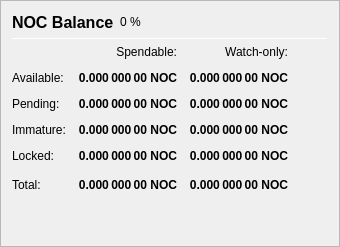
                   <widget class="QFrame" name="frame_Balances">
                    <property name="frameShape">
                     <enum>QFrame::StyledPanel</enum>
                    </property>
                    <property name="frameShadow">
                     <enum>QFrame::Raised</enum>
                    </property>
                    <layout class="QVBoxLayout" name="verticalLayout_4">
                     <item>
                      <layout class="QHBoxLayout" name="horizontalLayout_4">
                       <item>
                        <widget class="QLabel" name="label_5">
                         <property name="minimumSize">
                          <size>
                           <width>0</width>
                           <height>20</height>
                          </size>
                         </property>
                         <property name="font">
                          <font>
                           <pointsize>12</pointsize>
                           <weight>75</weight>
                           <bold>true</bold>
                          </font>
                         </property>
                         <property name="text">
                          <string>NOC Balance</string>
                         </property>
                        </widget>
                       </item>
                       <item>
                        <widget class="QLabel" name="labelICHPercent">
                         <property name="text">
                          <string notr="true">0 %</string>
                         </property>
                        </widget>
                       </item>
                       <item>
                        <spacer name="horizontalSpacer_3">
                         <property name="orientation">
                          <enum>Qt::Horizontal</enum>
                         </property>
                         <property name="sizeHint" stdset="0">
                          <size>
                           <width>40</width>
                           <height>20</height>
                          </size>
                         </property>
                        </spacer>
                       </item>
                      </layout>
                     </item>
                     <item>
                      <widget class="Line" name="line_Balance">
                       <property name="minimumSize">
                        <size>
                         <width>0</width>
                         <height>1</height>
                        </size>
                       </property>
                       <property name="maximumSize">
                        <size>
                         <width>16777215</width>
                         <height>1</height>
                        </size>
                       </property>
                       <property name="orientation">
                        <enum>Qt::Horizontal</enum>
                       </property>
                      </widget>
                     </item>
                     <item>
                      <layout class="QGridLayout" name="gridLayout">
                       <property name="spacing">
                        <number>12</number>
                       </property>
                       <item row="0" column="1">
                        <widget class="QLabel" name="labelSpendable">
                         <property name="text">
                          <string>Spendable:</string>
                         </property>
                         <property name="alignment">
                          <set>Qt::AlignRight|Qt::AlignTrailing|Qt::AlignVCenter</set>
                         </property>
                        </widget>
                       </item>
                       <item row="0" column="2">
                        <widget class="QLabel" name="labelWatchonly">
                         <property name="text">
                          <string>Watch-only:</string>
                         </property>
                         <property name="alignment">
                          <set>Qt::AlignRight|Qt::AlignTrailing|Qt::AlignVCenter</set>
                         </property>
                        </widget>
                       </item>
                       <item row="1" column="0">
                        <widget class="QLabel" name="labelBalanceText">
                         <property name="text">
                          <string>Available:</string>
                         </property>
                        </widget>
                       </item>
                       <item row="1" column="1">
                        <widget class="QLabel" name="labelBalance">
                         <property name="font">
                          <font>
                           <weight>75</weight>
                           <bold>true</bold>
                          </font>
                         </property>
                         <property name="cursor">
                          <cursorShape>IBeamCursor</cursorShape>
                         </property>
                         <property name="toolTip">
                          <string>Your current spendable balance</string>
                         </property>
                         <property name="text">
                          <string notr="true">0.000 000 00 NOC</string>
                         </property>
                         <property name="alignment">
                          <set>Qt::AlignRight|Qt::AlignTrailing|Qt::AlignVCenter</set>
                         </property>
                         <property name="textInteractionFlags">
                          <set>Qt::LinksAccessibleByMouse|Qt::TextSelectableByKeyboard|Qt::TextSelectableByMouse</set>
                         </property>
                        </widget>
                       </item>
                       <item row="1" column="2">
                        <widget class="QLabel" name="labelWatchAvailable">
                         <property name="font">
                          <font>
                           <weight>75</weight>
                           <bold>true</bold>
                          </font>
                         </property>
                         <property name="cursor">
                          <cursorShape>IBeamCursor</cursorShape>
                         </property>
                         <property name="toolTip">
                          <string>Your current balance in watch-only addresses</string>
                         </property>
                         <property name="text">
                          <string notr="true">0.000 000 00 NOC</string>
                         </property>
                         <property name="alignment">
                          <set>Qt::AlignRight|Qt::AlignTrailing|Qt::AlignVCenter</set>
                         </property>
                         <property name="textInteractionFlags">
                          <set>Qt::LinksAccessibleByMouse|Qt::TextSelectableByKeyboard|Qt::TextSelectableByMouse</set>
                         </property>
                        </widget>
                       </item>
                       <item row="2" column="0">
                        <widget class="QLabel" name="labelPendingText">
                         <property name="text">
                          <string>Pending:</string>
                         </property>
                        </widget>
                       </item>
                       <item row="2" column="1">
                        <widget class="QLabel" name="labelUnconfirmed">
                         <property name="font">
                          <font>
                           <weight>75</weight>
                           <bold>true</bold>
                          </font>
                         </property>
                         <property name="cursor">
                          <cursorShape>IBeamCursor</cursorShape>
                         </property>
                         <property name="toolTip">
                          <string>Total of transactions that have yet to be confirmed, and do not yet count toward the spendable balance</string>
                         </property>
                         <property name="text">
                          <string notr="true">0.000 000 00 NOC</string>
                         </property>
                         <property name="alignment">
                          <set>Qt::AlignRight|Qt::AlignTrailing|Qt::AlignVCenter</set>
                         </property>
                         <property name="textInteractionFlags">
                          <set>Qt::LinksAccessibleByMouse|Qt::TextSelectableByKeyboard|Qt::TextSelectableByMouse</set>
                         </property>
                        </widget>
                       </item>
                       <item row="2" column="2">
                        <widget class="QLabel" name="labelWatchPending">
                         <property name="font">
                          <font>
                           <weight>75</weight>
                           <bold>true</bold>
                          </font>
                         </property>
                         <property name="cursor">
                          <cursorShape>IBeamCursor</cursorShape>
                         </property>
                         <property name="toolTip">
                          <string>Unconfirmed transactions to watch-only addresses</string>
                         </property>
                         <property name="text">
                          <string notr="true">0.000 000 00 NOC</string>
                         </property>
                         <property name="alignment">
                          <set>Qt::AlignRight|Qt::AlignTrailing|Qt::AlignVCenter</set>
                         </property>
                         <property name="textInteractionFlags">
                          <set>Qt::LinksAccessibleByMouse|Qt::TextSelectableByKeyboard|Qt::TextSelectableByMouse</set>
                         </property>
                        </widget>
                       </item>
                       <item row="3" column="0">
                        <widget class="QLabel" name="labelImmatureText">
                         <property name="text">
                          <string>Immature:</string>
                         </property>
                        </widget>
                       </item>
                       <item row="3" column="1">
                        <widget class="QLabel" name="labelImmature">
                         <property name="font">
                          <font>
                           <weight>75</weight>
                           <bold>true</bold>
                          </font>
                         </property>
                         <property name="cursor">
                          <cursorShape>IBeamCursor</cursorShape>
                         </property>
                         <property name="toolTip">
                          <string>Staked or masternode rewards that have not yet matured</string>
                         </property>
                         <property name="text">
                          <string notr="true">0.000 000 00 NOC</string>
                         </property>
                         <property name="alignment">
                          <set>Qt::AlignRight|Qt::AlignTrailing|Qt::AlignVCenter</set>
                         </property>
                         <property name="textInteractionFlags">
                          <set>Qt::LinksAccessibleByMouse|Qt::TextSelectableByKeyboard|Qt::TextSelectableByMouse</set>
                         </property>
                        </widget>
                       </item>
                       <item row="3" column="2">
                        <widget class="QLabel" name="labelWatchImmature">
                         <property name="font">
                          <font>
                           <weight>75</weight>
                           <bold>true</bold>
                          </font>
                         </property>
                         <property name="cursor">
                          <cursorShape>IBeamCursor</cursorShape>
                         </property>
                         <property name="toolTip">
                          <string>Staked or masternode rewards in watch-only addresses that have not yet matured</string>
                         </property>
                         <property name="text">
                          <string notr="true">0.000 000 00 NOC</string>
                         </property>
                         <property name="alignment">
                          <set>Qt::AlignRight|Qt::AlignTrailing|Qt::AlignVCenter</set>
                         </property>
                         <property name="textInteractionFlags">
                          <set>Qt::LinksAccessibleByMouse|Qt::TextSelectableByKeyboard|Qt::TextSelectableByMouse</set>
                         </property>
                        </widget>
                       </item>
                       <item row="4" column="0">
                        <widget class="QLabel" name="labelLockedBalanceText">
                         <property name="toolTip">
                          <string>Locked NOC or masternode collaterals. These are excluded from zNOC minting.</string>
                         </property>
                         <property name="text">
                          <string>Locked:</string>
                         </property>
                        </widget>
                       </item>
                       <item row="4" column="1">
                        <widget class="QLabel" name="labelLockedBalance">
                         <property name="font">
                          <font>
                           <weight>75</weight>
                           <bold>true</bold>
                          </font>
                         </property>
                         <property name="cursor">
                          <cursorShape>IBeamCursor</cursorShape>
                         </property>
                         <property name="toolTip">
                          <string>Locked NOC or masternode collaterals. These are excluded from zNOC minting.</string>
                         </property>
                         <property name="text">
                          <string notr="true">0.000 000 00 NOC</string>
                         </property>
                         <property name="alignment">
                          <set>Qt::AlignRight|Qt::AlignTrailing|Qt::AlignVCenter</set>
                         </property>
                         <property name="textInteractionFlags">
                          <set>Qt::LinksAccessibleByMouse|Qt::TextSelectableByKeyboard|Qt::TextSelectableByMouse</set>
                         </property>
                        </widget>
                       </item>
                       <item row="4" column="2">
                        <widget class="QLabel" name="labelWatchLocked">
                         <property name="font">
                          <font>
                           <weight>75</weight>
                           <bold>true</bold>
                          </font>
                         </property>
                         <property name="cursor">
                          <cursorShape>IBeamCursor</cursorShape>
                         </property>
                         <property name="toolTip">
                          <string>Current locked balance in watch-only addresses</string>
                         </property>
                         <property name="text">
                          <string notr="true">0.000 000 00 NOC</string>
                         </property>
                         <property name="alignment">
                          <set>Qt::AlignRight|Qt::AlignTrailing|Qt::AlignVCenter</set>
                         </property>
                         <property name="textInteractionFlags">
                          <set>Qt::LinksAccessibleByMouse|Qt::TextSelectableByKeyboard|Qt::TextSelectableByMouse</set>
                         </property>
                        </widget>
                       </item>
                       <item row="5" column="0">
                        <widget class="QLabel" name="labelTotalText">
                         <property name="text">
                          <string>Total:</string>
                         </property>
                         <property name="toolTip">
                          <string>Your current NocNoc balance, unconfirmed and immature transactions included</string>
                         </property>
                        </widget>
                       </item>
                       <item row="5" column="1">
                        <widget class="QLabel" name="labelTotal">
                         <property name="font">
                          <font>
                           <weight>75</weight>
                           <bold>true</bold>
                          </font>
                         </property>
                         <property name="cursor">
                          <cursorShape>IBeamCursor</cursorShape>
                         </property>
                         <property name="toolTip">
                          <string>Your current NocNoc balance, unconfirmed and immature transactions included</string>
                         </property>
                         <property name="text">
                          <string notr="true">0.000 000 00 NOC</string>
                         </property>
                         <property name="alignment">
                          <set>Qt::AlignRight|Qt::AlignTrailing|Qt::AlignVCenter</set>
                         </property>
                         <property name="textInteractionFlags">
                          <set>Qt::LinksAccessibleByMouse|Qt::TextSelectableByKeyboard|Qt::TextSelectableByMouse</set>
                         </property>
                        </widget>
                       </item>
                       <item row="5" column="2">
                        <widget class="QLabel" name="labelWatchTotal">
                         <property name="font">
                          <font>
                           <weight>75</weight>
                           <bold>true</bold>
                          </font>
                         </property>
                         <property name="cursor">
                          <cursorShape>IBeamCursor</cursorShape>
                         </property>
                         <property name="toolTip">
                          <string>Current total balance in watch-only addresses</string>
                         </property>
                         <property name="text">
                          <string notr="true">0.000 000 00 NOC</string>
                         </property>
                         <property name="alignment">
                          <set>Qt::AlignRight|Qt::AlignTrailing|Qt::AlignVCenter</set>
                         </property>
                         <property name="textInteractionFlags">
                          <set>Qt::LinksAccessibleByMouse|Qt::TextSelectableByKeyboard|Qt::TextSelectableByMouse</set>
                         </property>
                        </widget>
                       </item>
                       <item row="5" column="3">
                        <spacer name="horizontalSpacer_9">
                         <property name="orientation">
                          <enum>Qt::Horizontal</enum>
                         </property>
                         <property name="sizeHint" stdset="0">
                          <size>
                           <width>40</width>
                           <height>20</height>
                          </size>
                         </property>
                        </spacer>
                       </item>
                      </layout>
                     </item>
                     <item>
                      <spacer name="verticalSpacer_3">
                       <property name="orientation">
                        <enum>Qt::Vertical</enum>
                       </property>
                       <property name="sizeHint" stdset="0">
                        <size>
                         <width>20</width>
                         <height>40</height>
                        </size>
                       </property>
                      </spacer>
                     </item>
                    </layout>
                   </widget>
